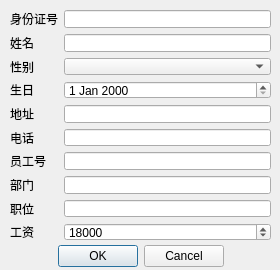
<?xml version="1.0" encoding="UTF-8"?>
<ui version="4.0">
 <class>EditPersonInfoDialog</class>
 <widget class="QDialog" name="EditPersonInfoDialog">
  <property name="geometry">
   <rect>
    <x>0</x>
    <y>0</y>
    <width>280</width>
    <height>270</height>
   </rect>
  </property>
  <property name="windowTitle">
   <string>Dialog</string>
  </property>
  <widget class="QWidget" name="formLayoutWidget">
   <property name="geometry">
    <rect>
     <x>10</x>
     <y>10</y>
     <width>261</width>
     <height>231</height>
    </rect>
   </property>
   <layout class="QFormLayout" name="formLayout">
    <item row="0" column="0">
     <widget class="QLabel" name="label">
      <property name="text">
       <string>身份证号</string>
      </property>
     </widget>
    </item>
    <item row="0" column="1">
     <widget class="QLineEdit" name="idLineEdit"/>
    </item>
    <item row="1" column="0">
     <widget class="QLabel" name="label_2">
      <property name="text">
       <string>姓名</string>
      </property>
     </widget>
    </item>
    <item row="2" column="0">
     <widget class="QLabel" name="label_3">
      <property name="text">
       <string>性别</string>
      </property>
     </widget>
    </item>
    <item row="3" column="0">
     <widget class="QLabel" name="label_4">
      <property name="text">
       <string>生日</string>
      </property>
     </widget>
    </item>
    <item row="4" column="0">
     <widget class="QLabel" name="label_5">
      <property name="text">
       <string>地址</string>
      </property>
     </widget>
    </item>
    <item row="5" column="0">
     <widget class="QLabel" name="label_6">
      <property name="text">
       <string>电话</string>
      </property>
     </widget>
    </item>
    <item row="6" column="0">
     <widget class="QLabel" name="label_7">
      <property name="text">
       <string>员工号</string>
      </property>
     </widget>
    </item>
    <item row="7" column="0">
     <widget class="QLabel" name="label_8">
      <property name="text">
       <string>部门</string>
      </property>
     </widget>
    </item>
    <item row="8" column="0">
     <widget class="QLabel" name="label_9">
      <property name="text">
       <string>职位</string>
      </property>
     </widget>
    </item>
    <item row="9" column="0">
     <widget class="QLabel" name="label_10">
      <property name="text">
       <string>工资</string>
      </property>
     </widget>
    </item>
    <item row="1" column="1">
     <widget class="QLineEdit" name="nameLineEdit"/>
    </item>
    <item row="4" column="1">
     <widget class="QLineEdit" name="addressLineEdit"/>
    </item>
    <item row="5" column="1">
     <widget class="QLineEdit" name="phongNoLineEdit"/>
    </item>
    <item row="6" column="1">
     <widget class="QLineEdit" name="empolyeeNoLineEdit"/>
    </item>
    <item row="7" column="1">
     <widget class="QLineEdit" name="departmentLineEdit"/>
    </item>
    <item row="8" column="1">
     <widget class="QLineEdit" name="posLineEdit"/>
    </item>
    <item row="3" column="1">
     <widget class="QDateEdit" name="dobEdit"/>
    </item>
    <item row="9" column="1">
     <widget class="QSpinBox" name="salarySpinner">
      <property name="maximum">
       <number>2147483647</number>
      </property>
      <property name="singleStep">
       <number>1000</number>
      </property>
      <property name="value">
       <number>18000</number>
      </property>
     </widget>
    </item>
    <item row="2" column="1">
     <widget class="QComboBox" name="genderComboBox"/>
    </item>
   </layout>
  </widget>
  <widget class="QDialogButtonBox" name="buttonBox">
   <property name="geometry">
    <rect>
     <x>10</x>
     <y>240</y>
     <width>261</width>
     <height>32</height>
    </rect>
   </property>
   <property name="orientation">
    <enum>Qt::Orientation::Horizontal</enum>
   </property>
   <property name="standardButtons">
    <set>QDialogButtonBox::StandardButton::Cancel|QDialogButtonBox::StandardButton::Ok</set>
   </property>
   <property name="centerButtons">
    <bool>true</bool>
   </property>
  </widget>
 </widget>
 <resources/>
 <connections/>
</ui>
